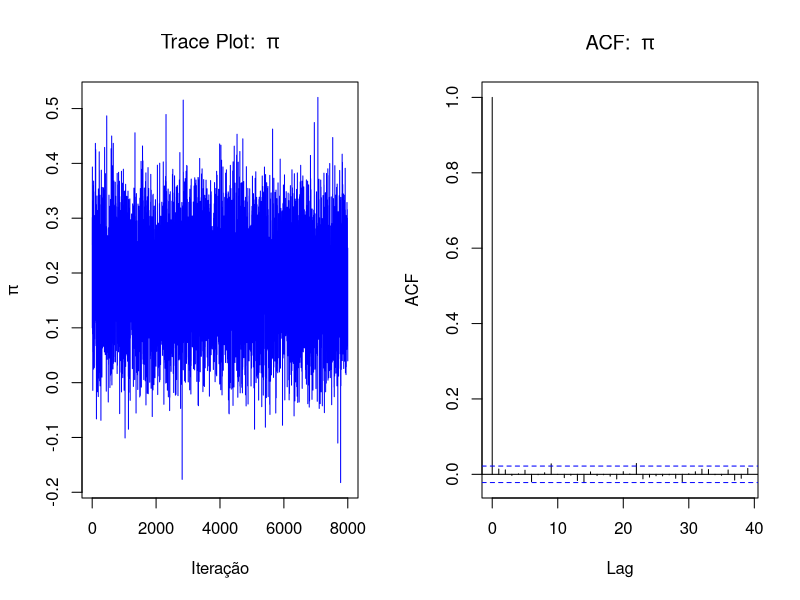
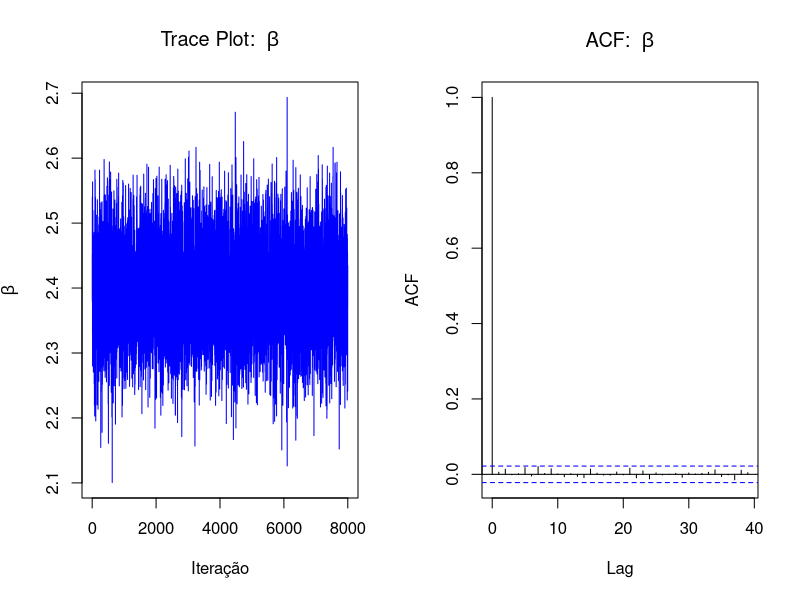
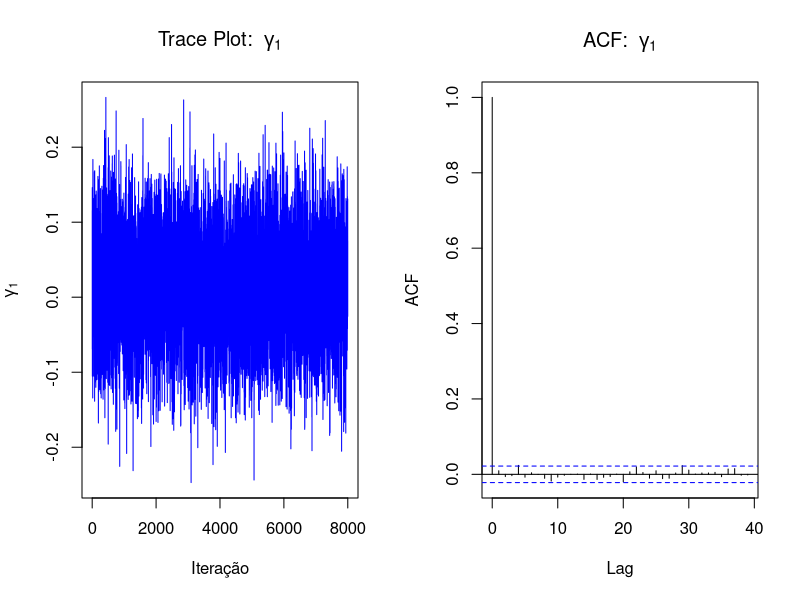
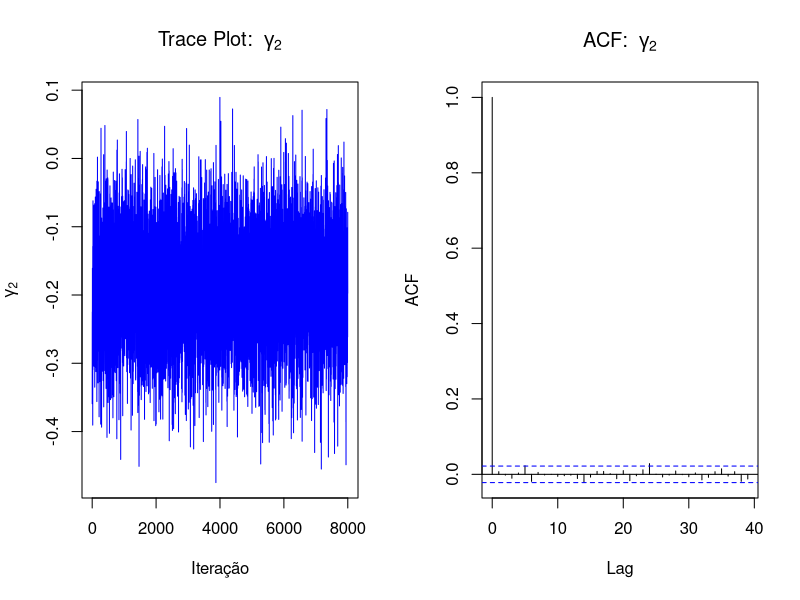
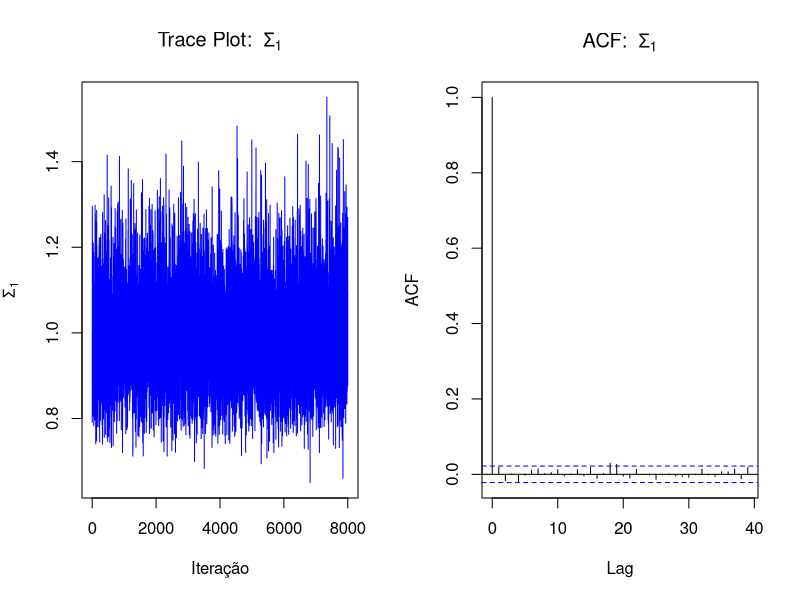
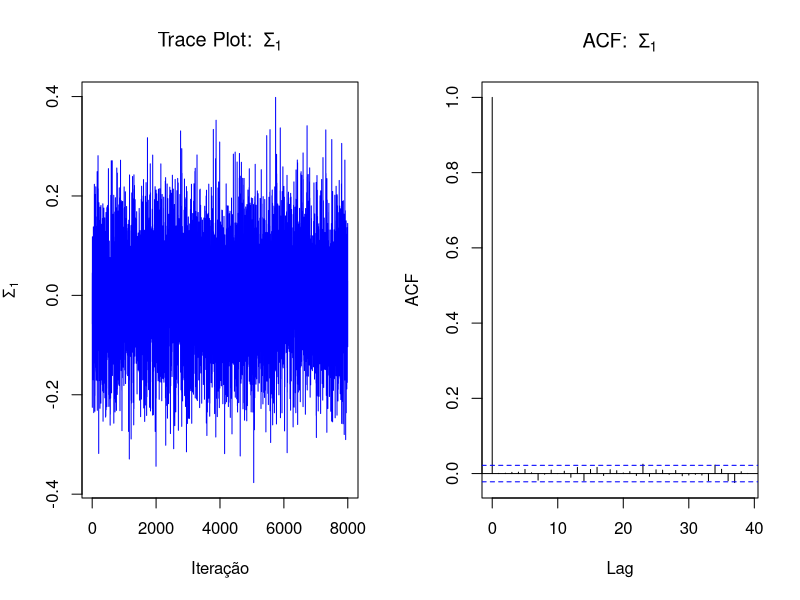
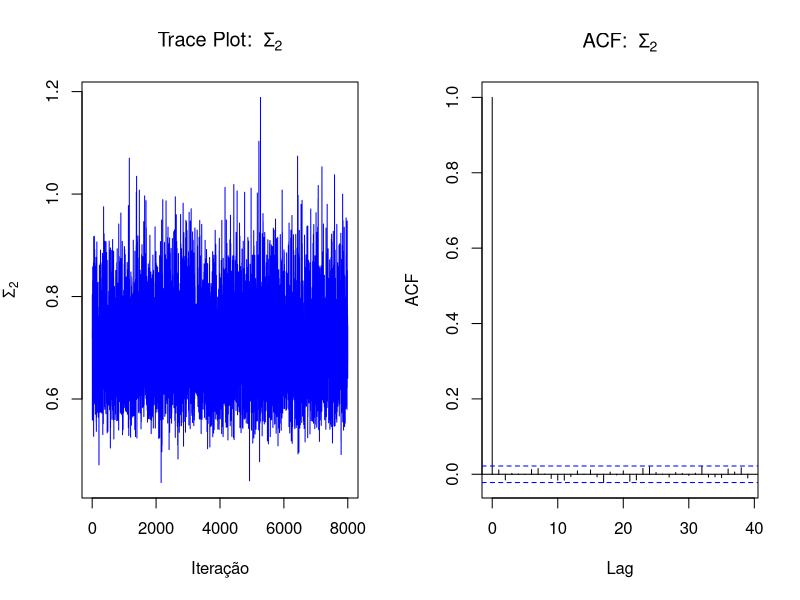
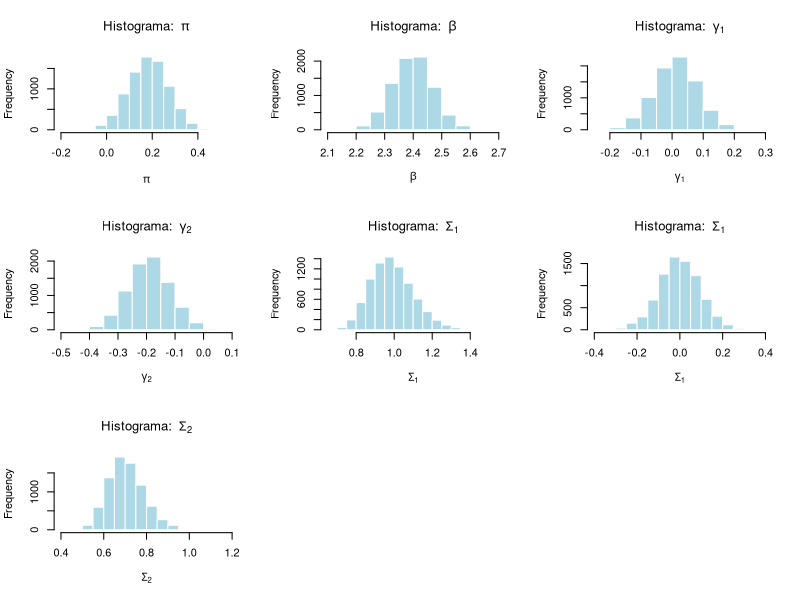

Write the R code that produced these figures, in order.
# -------------------------------
# SCRIPT: Full Bayesian Analysis for Plausibly Exogenous IV Model
# Baseado no Apêndice A.3 de Conley et al. (2012)
# -------------------------------

# Carregar os pacotes necessários
library(MASS)      # Para mvrnorm (amostras da normal multivariada)
library(MCMCpack)  # Para riwish (amostra da Inverse-Wishart)

# -------------------------------
# 1. Função de Simulação dos Dados
# -------------------------------
simulate_data <- function(n, beta, pi, gamma, Sigma) {
  # n: número de observações
  # beta: coeficiente de x na equação estrutural (escalar)
  # pi: coeficiente da primeira etapa (escalar)
  # gamma: vetor de dimensão 2 = (gamma1, gamma2) para o efeito direto dos instrumentos em y 
  #        (note: o primeiro elemento multiplica a constante, o segundo multiplica z)
  # Sigma: matriz 2x2 de covariância dos erros (v e ε)
  
  # Gerar o vetor de instrumentos:
  #   Cada observação tem Z_i = (1, z_i), onde z_i ~ N(0,1)
  z <- rnorm(n)
  Z <- cbind(1, z)
  
  # Gerar os erros bivariados (v, ε) para cada observação
  errors <- mvrnorm(n, mu = c(0, 0), Sigma = Sigma)
  # errors[,1] = v, errors[,2] = ε
  
  # Equação de primeira etapa: x = (z de segunda coluna)*pi + v
  x <- Z[, 2] * pi + errors[, 1]
  
  # Equação estrutural: y = beta * x + (1*gamma1 + z*gamma2) + ε
  y <- beta * x + Z %*% gamma + errors[, 2]
  
  # Retorna um data.frame com as variáveis
  data.frame(y = y, x = x, Z1 = Z[,1], Z2 = Z[,2])
}

# -------------------------------
# 2. Função do Gibbs Sampler (Full Bayesian)
# -------------------------------
mcmc_plausibly_exogenous <- function(data, n_iter = 10000, burn_in = 2000,
                                     mu_pi = 0, V_pi = 100,
                                     mu_theta = rep(0, 3), V_theta = diag(c(100, 1, 1)),
                                     nu0 = 3, S0 = diag(2)) {
  # data: data.frame com colunas y, x, Z1, Z2
  # n_iter: número total de iterações do sampler
  # burn_in: iterações a descartar
  # Priors para pi ~ N(mu_pi, V_pi)
  # Priors para theta = (beta, gamma1, gamma2) ~ N(mu_theta, V_theta)
  # Prior para Sigma ~ Inverse-Wishart(nu0, S0)
  
  n <- nrow(data)
  
  # Extração dos dados:
  y <- data$y
  x <- data$x
  Z1 <- data$Z1  # coluna de 1's
  Z2 <- data$Z2  # variável instrumental relevante para a primeira etapa
  
  # Preparar a matriz do segundo estágio: W = [x, Z1, Z2]
  # Na equação estrutural: y = beta*x + gamma1*Z1 + gamma2*Z2 + ε
  W <- cbind(x, Z1, Z2)
  
  # Número de parâmetros:
  # pi é escalar; theta é 3x1; Sigma é 2x2
  n_pi <- 1
  n_theta <- 3
  
  # Inicializar os parâmetros
  pi_current <- mu_pi            # Inicia com o valor do prior para pi
  theta_current <- mu_theta      # (beta, gamma1, gamma2)
  Sigma_current <- S0            # Inicializar com a escala do prior (pode ser ajustado)
  
  # Armazenar as amostras
  pi_draws     <- numeric(n_iter)
  theta_draws  <- matrix(NA, nrow = n_iter, ncol = n_theta) 
  Sigma_draws  <- vector("list", n_iter)
  
  # Guardar as primeiras iterações
  pi_draws[1] <- pi_current
  theta_draws[1, ] <- theta_current
  Sigma_draws[[1]] <- Sigma_current
  
  # Inverso da variância a priori para pi (escalar)
  V_pi_inv <- 1 / V_pi
  
  # Inverso da matriz de covariância a priori para theta (3x3)
  V_theta_inv <- solve(V_theta)
  
  # Loop do Gibbs Sampler
  for (iter in 2:n_iter) {
    # -------------------------------
    # Passo 1: Atualizar pi (primeira etapa)
    # Modelo: x = Z2 * pi + v,  v ~ N(0, sigma_v^2), onde sigma_v^2 = Sigma_current[1,1]
    sigma_v2 <- Sigma_current[1, 1]
    V_pi_post <- 1 / (V_pi_inv + sum(Z2^2) / sigma_v2)
    mu_pi_post <- V_pi_post * (V_pi_inv * mu_pi + sum(Z2 * x) / sigma_v2)
    pi_current <- rnorm(1, mean = mu_pi_post, sd = sqrt(V_pi_post))
    
    # -------------------------------
    # Passo 2: Atualizar theta = (beta, gamma1, gamma2) (segunda etapa)
    # Modelo: y = x*beta + Z1*gamma1 + Z2*gamma2 + ε,  ε ~ N(0, sigma_eps^2), onde sigma_eps^2 = Sigma_current[2,2]
    sigma_eps2 <- Sigma_current[2, 2]
    # Posterior: theta ~ N(mu_theta_post, V_theta_post), onde
    V_theta_post <- solve(V_theta_inv + t(W) %*% W / sigma_eps2)
    mu_theta_post  <- V_theta_post %*% (V_theta_inv %*% mu_theta + t(W) %*% y / sigma_eps2)
    theta_current <- as.vector(mvrnorm(1, mu = mu_theta_post, Sigma = V_theta_post))
    
    # -------------------------------
    # Passo 3: Atualizar Sigma (erro conjunto de ambas as equações)
    # Para cada observação, calcular resíduos:
    #   Resíduo da primeira equação: r1 = x - Z2*pi
    #   Resíduo da segunda equação: r2 = y - (x*beta + gamma1*Z1 + gamma2*Z2)
    r1 <- x - Z2 * pi_current
    r2 <- y - (x * theta_current[1] + Z1 * theta_current[2] + Z2 * theta_current[3])
    # Matriz soma dos quadrados dos resíduos (SSE)
    SSE <- t(cbind(r1, r2)) %*% cbind(r1, r2)
    # Parâmetros do posterior Inverse-Wishart:
    nu_post <- nu0 + n
    S_post <- S0 + SSE
    # Amostrar Sigma do posterior:
    Sigma_current <- riwish(nu_post, S_post)
    
    # Armazenar as amostras desta iteração
    pi_draws[iter] <- pi_current
    theta_draws[iter, ] <- theta_current
    Sigma_draws[[iter]] <- Sigma_current
  }
  
  # Remover burn-in
  list(pi_draws = pi_draws[(burn_in + 1):n_iter],
       theta_draws = theta_draws[(burn_in + 1):n_iter, ],
       Sigma_draws = Sigma_draws[(burn_in + 1):n_iter])
}

# -------------------------------
# 3. Script Principal: Simulação e Execução do MCMC
# -------------------------------

# Parâmetros "verdadeiros" para simulação
n <- 150
beta_true <- 2            # Efeito causal
pi_true <- 0.25           # Coeficiente da primeira etapa
gamma_true <- c(0, 0.1)   # Efeitos diretos dos instrumentos: (gamma1, gamma2)
Sigma_true <- matrix(c(1, 0.5,
                       0.5, 1), nrow = 2, byrow = TRUE)  # Matriz de covariância dos erros

# Simular os dados
set.seed(123)
data_sim <- simulate_data(n, beta_true, pi_true, gamma_true, Sigma_true)

# Priors para a análise Bayesiana
# Para pi ~ N(mu_pi, V_pi)
mu_pi_prior <- 0
V_pi_prior <- 100
# Para theta = (beta, gamma1, gamma2) ~ N(mu_theta, V_theta)
mu_theta_prior <- c(0, 0, 0)
V_theta_prior <- diag(c(100, 1, 1))  # Priorizando maior incerteza sobre beta e maior precisão para os desvios (γ)
# Para Sigma ~ Inverse-Wishart(nu0, S0)
nu0_prior <- 3         # Mínimo para matriz 2x2 é 3
S0_prior  <- diag(2)    # Escala padrão (pode ser ajustada)

# Definir número de iterações e burn-in
n_iter <- 10000
burn_in <- 2000

# Executar o Gibbs sampler
results <- mcmc_plausibly_exogenous(data_sim, n_iter = n_iter, burn_in = burn_in,
                                    mu_pi = mu_pi_prior, V_pi = V_pi_prior,
                                    mu_theta = mu_theta_prior, V_theta = V_theta_prior,
                                    nu0 = nu0_prior, S0 = S0_prior)

# Exibir resumos dos parâmetros
cat("Posterior para pi:\n")
print(summary(results$pi_draws))

cat("\nPosterior para theta = (beta, gamma1, gamma2):\n")
print(apply(results$theta_draws, 2, summary))

cat("\nPosterior para Sigma (primeira iteração após burn-in):\n")
print(results$Sigma_draws[[1]])





# -----------------------------------------------------------
# 4. Diagnóstico Simples
# -----------------------------------------------------------

# (1) Carregar ou já ter em memória o objeto "results"
#     que contém as amostras do Gibbs:
# - results$pi_draws       -> vetor de amostras para π
# - results$theta_draws    -> matriz de amostras para θ = (β, γ₁, γ₂)
# - results$Sigma_draws    -> lista de matrizes 2×2 para Σ
#
# Exemplo para carregar:
# load("gibbs_results.RData")

# (2) Extrair amostras
pi_draws    <- results$pi_draws
theta_draws <- results$theta_draws
Sigma_draws <- results$Sigma_draws

# (3) Para Σ, extrair as três entradas de interesse
sigma11 <- sapply(Sigma_draws, function(S) S[1,1])
sigma12 <- sapply(Sigma_draws, function(S) S[1,2])
sigma22 <- sapply(Sigma_draws, function(S) S[2,2])

# -----------------------------------------------------------
# A. Trace plots + ACF
# -----------------------------------------------------------

# == Parâmetro π ==
par(mfrow = c(1,2))
plot(pi_draws, type = "l", col = "blue",
     main = bquote("Trace Plot: " ~ pi),
     xlab = "Iteração", ylab = expression(pi))
acf(pi_draws, main = bquote("ACF: " ~ pi))

# == Parâmetro β ==
par(mfrow = c(1,2))
plot(theta_draws[,1], type = "l", col = "blue",
     main = bquote("Trace Plot: " ~ beta),
     xlab = "Iteração", ylab = expression(beta))
acf(theta_draws[,1], main = bquote("ACF: " ~ beta))

# == Parâmetro γ[1] ==
par(mfrow = c(1,2))
plot(theta_draws[,2], type = "l", col = "blue",
     main = bquote("Trace Plot: " ~ gamma[1]),
     xlab = "Iteração", ylab = expression(gamma[1]))
acf(theta_draws[,2], main = bquote("ACF: " ~ gamma[1]))

# == Parâmetro γ[2] ==
par(mfrow = c(1,2))
plot(theta_draws[,3], type = "l", col = "blue",
     main = bquote("Trace Plot: " ~ gamma[2]),
     xlab = "Iteração", ylab = expression(gamma[2]))
acf(theta_draws[,3], main = bquote("ACF: " ~ gamma[2]))

# == Elementos de Σ (Sigma[1,1], Sigma[1,2], Sigma[2,2]) ==
par(mfrow = c(1,2))
plot(sigma11, type = "l", col = "blue",
     main = bquote("Trace Plot: " ~ Sigma[1,1]),
     xlab = "Iteração", ylab = expression(Sigma[1,1]))
acf(sigma11, main = bquote("ACF: " ~ Sigma[1,1]))

par(mfrow = c(1,2))
plot(sigma12, type = "l", col = "blue",
     main = bquote("Trace Plot: " ~ Sigma[1,2]),
     xlab = "Iteração", ylab = expression(Sigma[1,2]))
acf(sigma12, main = bquote("ACF: " ~ Sigma[1,2]))

par(mfrow = c(1,2))
plot(sigma22, type = "l", col = "blue",
     main = bquote("Trace Plot: " ~ Sigma[2,2]),
     xlab = "Iteração", ylab = expression(Sigma[2,2]))
acf(sigma22, main = bquote("ACF: " ~ Sigma[2,2]))

# -----------------------------------------------------------
# B. Histogramas
# -----------------------------------------------------------
par(mfrow = c(3,3))

# π
hist(pi_draws, col = "lightblue", border = "white",
     main = bquote("Histograma: " ~ pi),
     xlab = expression(pi))

# β
hist(theta_draws[,1], col = "lightblue", border = "white",
     main = bquote("Histograma: " ~ beta),
     xlab = expression(beta))

# γ[1]
hist(theta_draws[,2], col = "lightblue", border = "white",
     main = bquote("Histograma: " ~ gamma[1]),
     xlab = expression(gamma[1]))

# γ[2]
hist(theta_draws[,3], col = "lightblue", border = "white",
     main = bquote("Histograma: " ~ gamma[2]),
     xlab = expression(gamma[2]))

# Sigma[1,1]
hist(sigma11, col = "lightblue", border = "white",
     main = bquote("Histograma: " ~ Sigma[1,1]),
     xlab = expression(Sigma[1,1]))

# Sigma[1,2]
hist(sigma12, col = "lightblue", border = "white",
     main = bquote("Histograma: " ~ Sigma[1,2]),
     xlab = expression(Sigma[1,2]))

# Sigma[2,2]
hist(sigma22, col = "lightblue", border = "white",
     main = bquote("Histograma: " ~ Sigma[2,2]),
     xlab = expression(Sigma[2,2]))

# Duas "células" vazias para fechar a grade 3x3
plot.new(); plot.new()

# Fim do script
